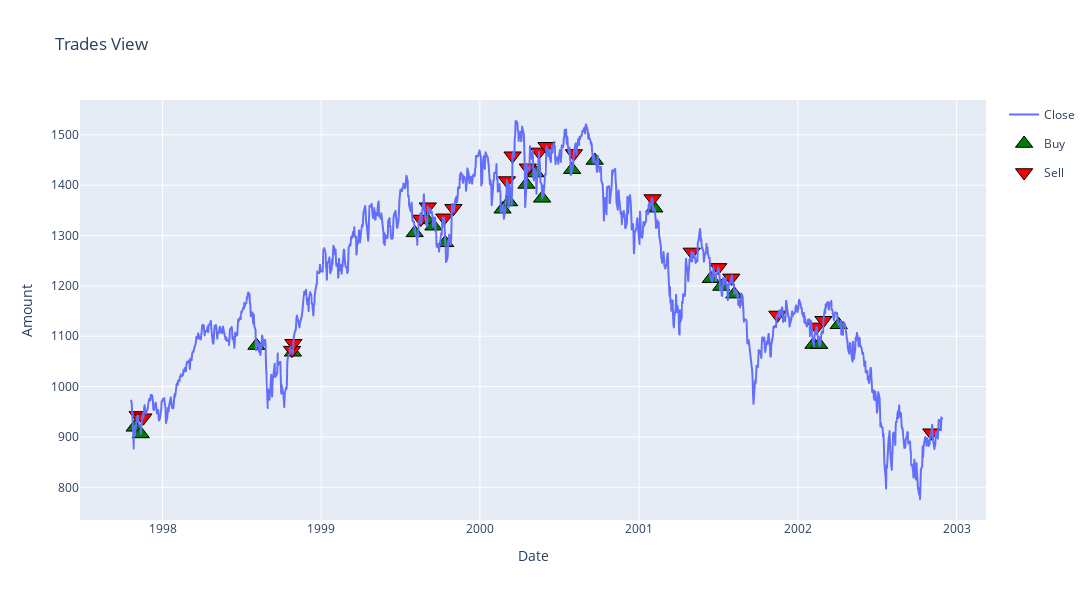

The notebook cell saved with this chart:
### Code cell
plot_trades(svm_signals)

### Figure 1 — Plotly figure (JSON) as saved in the notebook; plotly's stock layout.template omitted (floating-point values rounded to 4 significant figures; data arrays with more than 128 entries replaced by an {"elided": "..."} marker saying what was removed)
{"data": [{"hovertemplate": "variable=Close<br>Date=%{x}<br>value=%{y}<extra></extra>", "legendgroup": "Close", "line": {"color": "#636efa", "dash": "solid"}, "marker": {"symbol": "circle"}, "mode": "lines", "name": "Close", "showlegend": true, "type": "scattergl", "x": {"elided": "1285 str values"}, "xaxis": "x", "y": {"elided": "1285 float values"}, "yaxis": "y"}, {"hovertemplate": "variable=Buy<br>Date=%{x}<br>value=%{y}<extra></extra>", "legendgroup": "Buy", "marker": {"color": "green", "line": {"color": "black", "width": 1}, "size": 15, "symbol": "triangle-up"}, "mode": "markers", "name": "Buy", "orientation": "v", "showlegend": true, "type": "scatter", "x": ["1997-10-29", "1997-11-12", "1998-08-05", "1998-10-28", "1999-08-04", "1999-09-01", "1999-09-16", "1999-10-13", "2000-02-22", "2000-03-08", "2000-04-17", "2000-05-08", "2000-05-23", "2000-07-31", "2000-09-21", "2001-02-05", "2001-06-15", "2001-07-09", "2001-08-08", "2002-02-06", "2002-02-19", "2002-04-05"], "xaxis": "x", "y": [919.2, 906.0, 1081.0, 1068.0, 1305.0, 1331.0, 1318.0, 1286.0, 1352.0, 1367.0, 1401.0, 1424.0, 1374.0, 1431.0, 1449.0, 1354.0, 1214.0, 1199.0, 1184.0, 1084.0, 1083.0, 1123.0], "yaxis": "y"}, {"hovertemplate": "variable=Sell<br>Date=%{x}<br>value=%{y}<extra></extra>", "legendgroup": "Sell", "marker": {"color": "red", "line": {"color": "black", "width": 1}, "size": 15, "symbol": "triangle-down"}, "mode": "markers", "name": "Sell", "orientation": "v", "showlegend": true, "type": "scatter", "x": ["1997-11-05", "1997-11-18", "1998-10-26", "1998-10-29", "1999-08-18", "1999-09-03", "1999-10-11", "1999-11-01", "2000-03-03", "2000-03-16", "2000-04-20", "2000-05-16", "2000-06-02", "2000-08-04", "2001-02-01", "2001-05-02", "2001-07-02", "2001-08-01", "2001-11-15", "2002-02-13", "2002-03-01", "2002-11-04"], "xaxis": "x", "y": [942.8, 938.2, 1072.0, 1086.0, 1333.0, 1357.0, 1335.0, 1354.0, 1409.0, 1458.0, 1435.0, 1466.0, 1477.0, 1463.0, 1373.0, 1267.0, 1237.0, 1216.0, 1142.0, 1119.0, 1132.0, 908.3], "yaxis": "y"}], "layout": {"height": 600, "title": {"text": "Trades View"}, "width": 1200, "xaxis": {"title": {"text": "Date"}}, "yaxis": {"title": {"text": "Amount"}}}}
